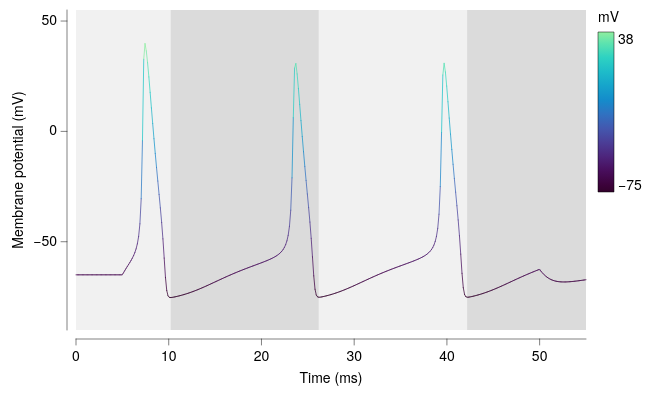

Specify this chart in Vega-Lite:
### Vega-Lite specification from a JSON file in a GitHub repository (floating-point values rounded to 4 significant figures; data arrays with more than 128 entries replaced by an {"elided": "..."} marker saying what was removed)
{"background": null, "config": {"arc": {"fill": "#DBDBDB", "fillOpacity": 1.0, "innerRadius": 40.0, "padAngle": 0.03, "stroke": "black", "strokeOpacity": 1, "strokeWidth": 0.25}, "area": {"fill": "#DBDBDB", "fillOpacity": 1.0, "stroke": "black", "strokeOpacity": 1, "strokeWidth": 0.25}, "axis": {"domain": true, "domainCap": "round", "domainColor": "black", "domainWidth": 0.25, "grid": false, "gridCap": "round", "gridColor": "#F1F1F1", "gridDash": [0, 0], "gridOpacity": 1.0, "gridWidth": 0.25, "labelColor": "black", "labelFont": "Helvetica Neue, HelveticaNeue, Helvetica, Arial, sans-serif", "labelFontSize": 7, "labelFontStyle": "normal", "labelFontWeight": 400, "offset": 4.5, "ticks": true, "tickCap": "round", "tickColor": "black", "tickRound": false, "tickSize": 3, "tickWidth": 0.25, "titleColor": "black", "titleFont": "Helvetica Neue, HelveticaNeue, Helvetica, Arial, sans-serif", "titleFontSize": 7, "titleFontStyle": "normal", "titleFontWeight": 400}, "axisX": {"domain": true, "labelAlign": "center", "labelAngle": 0, "labels": true, "ticks": true, "translate": 0}, "axisY": {"domain": true, "labelAlign": "right", "labelAngle": 0, "labels": true, "ticks": true, "translate": 0}, "axisRight": {"domain": true, "labelAlign": "left", "labelAngle": 0, "labels": true, "ticks": true, "translate": 0}, "axisTop": {"domain": true, "labelAlign": "center", "labelAngle": 0, "labels": true, "ticks": true, "translate": 0}, "axisBand": {"tickOffset": 0}, "bar": {"fill": "#DBDBDB", "fillOpacity": 1.0, "stroke": "black", "strokeOpacity": 1, "strokeWidth": 0.25}, "boxplot": {"size": 14.4, "ticks": {"cornerRadius": 0.25, "fill": "black", "opacity": 1, "size": 7.2, "thickness": 0.25}, "box": {"fillOpacity": 1.0, "stroke": "black", "strokeOpacity": 1, "strokeWidth": 0.25}, "median": {"cornerRadius": 0, "fill": "black", "fillOpacity": 1.0, "opacity": 1, "size": 14.4, "thickness": 0.25}, "rule": {"fill": "black", "fillOpacity": 1.0, "size": 16.0, "stroke": "black", "strokeDash": [0, 0], "strokeOpacity": 1, "strokeWidth": 0.25}, "outliers": {"color": "black", "fill": "black", "fillOpacity": 1.0, "size": 0, "stroke": "black", "strokeOpacity": 1, "strokeWidth": 0.25}}, "circle": {"fill": "black", "fillOpacity": 1.0, "size": 2.0, "stroke": null, "strokeOpacity": 1, "strokeWidth": 0.25}, "errorband": {"band": {"fillOpacity": 0.6, "stroke": null, "strokeWidth": 0.25, "strokeOpacity": 1}, "borders": {"opacity": 0, "strokeOpacity": 0.25, "strokeWidth": 1}}, "errorbar": {"opacity": 1, "rule": {"strokeDash": [0, 0], "strokeWidth": 0.25}, "ticks": {"color": "black", "cornerRadius": 0.125, "opacity": 1, "size": 9.6, "thickness": 0.25}, "thickness": 0.25}, "font": "Helvetica Neue, HelveticaNeue, Helvetica, Arial, sans-serif", "geoshape": {"fill": "#DBDBDB", "fillOpacity": 1.0, "stroke": "black", "strokeOpacity": 1, "strokeWidth": 0.25}, "header": {"labelColor": "black", "labelFont": "Helvetica Neue, HelveticaNeue, Helvetica, Arial, sans-serif", "labelFontSize": 7, "labelFontStyle": "normal", "labelFontWeight": 400, "titleColor": "black", "titleFont": "Helvetica Neue, HelveticaNeue, Helvetica, Arial, sans-serif", "titleFontSize": 7, "titleFontStyle": "normal", "titleFontWeight": 400, "titlePadding": 0}, "legend": {"disable": false, "offset": 4.5, "titlePadding": 4, "labelOffset": 2, "gradientLabelOffset": 2, "gradientLength": 80.0, "gradientThickness": 8.0, "gradientOpacity": 1.0, "gradientStrokeColor": "black", "gradientStrokeWidth": 0.25, "labelColor": "black", "labelFont": "Helvetica Neue, HelveticaNeue, Helvetica, Arial, sans-serif", "labelFontSize": 7, "labelFontStyle": "normal", "labelFontWeight": 400, "strokeColor": "black", "strokeWidth": 0, "symbolSize": 42, "symbolStrokeColor": "black", "symbolStrokeWidth": 0.25, "titleColor": "black", "titleFont": "Helvetica Neue, HelveticaNeue, Helvetica, Arial, sans-serif", "titleFontSize": 7, "titleFontStyle": "normal", "titleFontWeight": 400}, "line": {"color": "black", "stroke": "black", "strokeCap": "round", "strokeDash": [0, 0], "strokeOpacity": 1, "strokeWidth": 0.375}, "point": {"filled": true, "fill": "#DBDBDB", "fillOpacity": 1.0, "size": 8.0, "stroke": "black", "strokeOpacity": 1, "strokeWidth": 0.25}, "range": {"category": ["#5CA7B1", "#CDDEF3", "#B7B3E4", "#B3DAB5", "#F5E1B3", "#3D727B", "#8AA8D2", "#867DAC", "#80A988", "#CBB17A", "#204148", "#59719A", "#584C77", "#507B5F", "#9D824D"], "diverging": {"scheme": ["#C35082", "#CE6D94", "#D989A7", "#E2A4BA", "#EABFCE", "#F1DBE2", "#F6F6F6", "#D7E0EB", "#B9CBE0", "#9BB6D5", "#7DA1C9", "#5F8CBD", "#4177B1"]}, "heatmap": {"scheme": ["#32022B", "#43044D", "#4C196E", "#4D338C", "#484DA6", "#3A68BB", "#1D83CA", "#1D9CCB", "#23B5C9", "#28CDC5", "#4DE0B4", "#91EE9F"]}, "ordinal": {"scheme": ["#F1F1F1", "#DBDBDB", "#C6C6C6", "#B2B2B2", "#9D9D9D", "#898989", "#767676", "#636363", "#515151", "#404040", "#2F2F2F", "#1F1F1F"]}, "ramp": {"scheme": ["#32022B", "#43044D", "#4C196E", "#4D338C", "#484DA6", "#3A68BB", "#1D83CA", "#1D9CCB", "#23B5C9", "#28CDC5", "#4DE0B4", "#91EE9F"]}}, "rule": {"color": "black", "stroke": "black", "strokeCap": "round", "strokeDash": [2, 2], "strokeOpacity": 1, "strokeWidth": 0.25}, "scale": {"bandPaddingInner": 0.1, "bandPaddingOuter": 0.1, "round": false}, "rect": {"fill": "#DBDBDB", "fillOpacity": 1.0, "stroke": "black", "strokeOpacity": 1, "strokeWidth": 0.25}, "square": {"fill": "#DBDBDB", "fillOpacity": 1.0, "size": 16.0, "stroke": "black", "strokeOpacity": 1, "strokeWidth": 0.25}, "text": {"color": "black", "font": "Helvetica Neue, HelveticaNeue, Helvetica, Arial, sans-serif", "fontSize": 7, "fontStyle": "normal", "fontWeight": 400}, "tick": {"color": "black", "cornerRadius": 0.125, "opacity": 1.0, "size": 14.4, "thickness": 0.25}, "title": {"anchor": "middle", "frame": "group", "color": "black", "font": "Helvetica Neue, HelveticaNeue, Helvetica, Arial, sans-serif", "fontSize": 7, "fontStyle": "normal", "fontWeight": 400, "subtitleColor": "black", "subtitleFont": "Helvetica Neue, HelveticaNeue, Helvetica, Arial, sans-serif", "subtitleFontSize": "Helvetica Neue, HelveticaNeue, Helvetica, Arial, sans-serif", "subtitleFontStyle": "normal", "subtitleFontWeight": 400}, "trail": {"color": "black", "opacity": 1, "size": 0.375}, "view": {"continuousWidth": 255, "continuousHeight": 160, "discreteWidth": 255, "discreteHeight": 160, "fill": null, "stroke": null, "strokeWidth": 0.25}}, "layer": [{"data": {"name": "data-f649f9d1c293ec8042ca0358e3477a5a"}, "mark": {"type": "rect", "color": "#F1F1F1", "cornerRadius": 0, "opacity": 1.0, "stroke": null, "strokeOpacity": 0, "strokeWidth": 0}, "encoding": {"x": {"datum": 0.0}, "x2": {"datum": 10.2}}}, {"data": {"name": "data-f649f9d1c293ec8042ca0358e3477a5a"}, "mark": {"type": "rect", "color": "#DBDBDB", "cornerRadius": 0, "opacity": 1.0, "stroke": null, "strokeOpacity": 0, "strokeWidth": 0}, "encoding": {"x": {"datum": 10.2}, "x2": {"datum": 26.19}}}, {"data": {"name": "data-f649f9d1c293ec8042ca0358e3477a5a"}, "mark": {"type": "rect", "color": "#F1F1F1", "cornerRadius": 0, "opacity": 1.0, "stroke": null, "strokeOpacity": 0, "strokeWidth": 0}, "encoding": {"x": {"datum": 26.19}, "x2": {"datum": 42.18}}}, {"data": {"name": "data-f649f9d1c293ec8042ca0358e3477a5a"}, "mark": {"type": "rect", "color": "#DBDBDB", "cornerRadius": 0, "opacity": 1.0, "stroke": null, "strokeOpacity": 0, "strokeWidth": 0}, "encoding": {"x": {"datum": 42.18}, "x2": {"datum": 55.0}}}, {"data": {"name": "data-b6f7fd2acaa55968da0c694514d772cd"}, "mark": {"type": "line"}, "encoding": {"color": {"field": "mV", "title": "mV", "type": "quantitative"}, "detail": {"field": "seg", "type": "nominal"}, "x": {"field": "t", "scale": {"domain": [0, 55], "nice": false}, "title": "Time (ms)", "type": "quantitative"}, "y": {"field": "V", "scale": {"domain": [-90, 55], "nice": false}, "title": "Membrane potential (mV)", "type": "quantitative"}}}], "$schema": "https://vega.github.io/schema/vega-lite/v6.4.1.json", "datasets": {"data-f649f9d1c293ec8042ca0358e3477a5a": [{"__dummy": 0, "__dysonsphere__": 1}], "data-b6f7fd2acaa55968da0c694514d772cd": {"elided": "798 records"}}}
